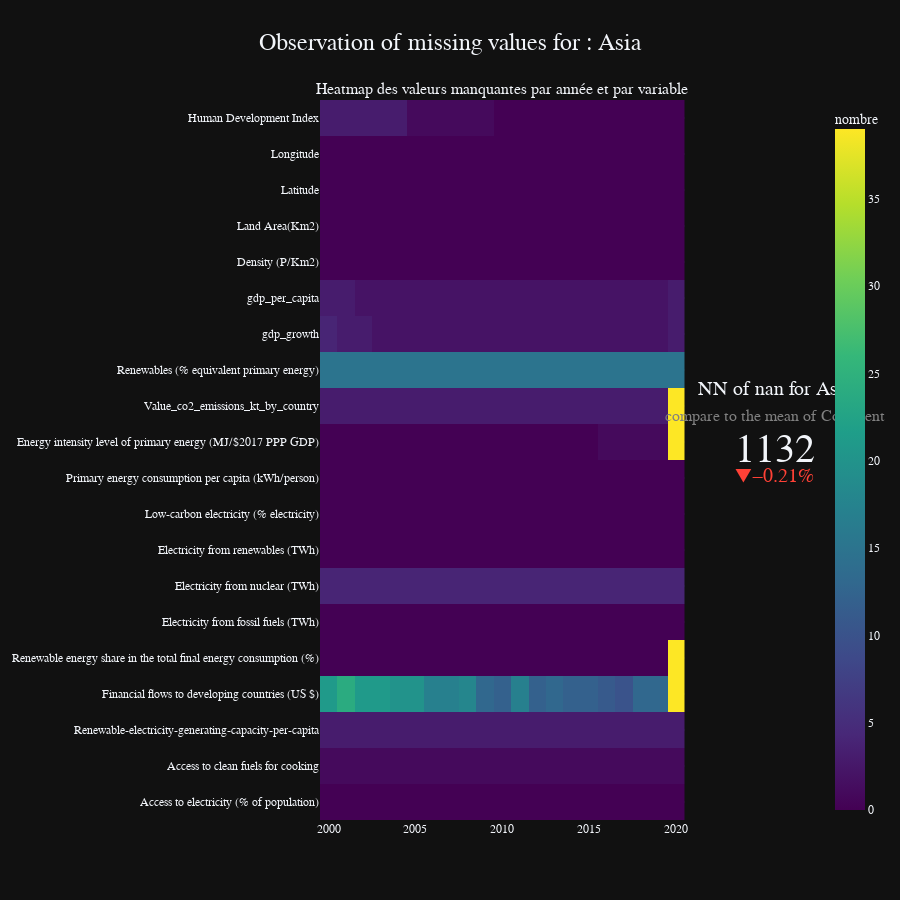

Notebook cell for this chart:
### Markdown cell above
### Heatmap of missing values : 
The goal is to make a subplot of a Heatmap which indicate the number of nan for a given region or country and the number for a easier reading. 

We creat the needed dataset for the heatmap 
* on a country
* with only the required values (all except the 'Year' and the 'Entity') present on other axis.


We make the  subplot graph thanks to : 
1. [mixed sub-plot](https://plotly.com/python/mixed-subplots/) documentation
2. [specs of subplot](https://plotly.com/python/subplots/#subplots-types) documentation

### Code cell
def heatmap(df_heatmap : pd.DataFrame  = df_energy, area_type : str = "Continent", area_name : str = "Asia") -> go.Figure :
    """
    This function creat a complexe multi-figure within a heatmap of missing values for the given area_name for all features and an indicator trace.
    :param df_heatmap: The data frame to analyse
    :param area_type: ["Entity", "Continent", "Region", "iso3"]
    :param area_name: ["France", "Europe", "Western Europe", "FRA", ...]
    :return: a figure object of the plotly lib (heatmap + indicator)
    """
    
    ###############
    ## Computation
    ###############
    # The set of var to observe except the one used on other axis
    col = df_energy.columns.tolist()
    for x in ['Year', 'Entity', 'Continent', 'Region', 'iso3'] : col.remove(x)

    df_heat= df_heatmap.query(f"{area_type} == '{area_name}'")[col]   # make the df with for the given area_name
    df_heat_na = df_heat.isna()
    df_heat_na.replace({True: 1, False: 0}, inplace=True)      # We change the True to 1 because plotly can not interpret them
     
    # compute the values for the indicator
    NB_OF_NAN = df_heat_na.sum().sum()
    NB_OF_NAN_GLOBAL = df_energy.isna().sum().sum()
    NB_MEAN_NAN = (NB_OF_NAN_GLOBAL/len(df_heatmap[area_type].unique()))   # compare the nb of nan for the given area_name to the mean of nan of other area_type
    
    print("NB_OF_NAN {}, NB_OF_NAN_GLOBAL {}, NB_MEAN_NAN_PER_AREATYPE {}".format(NB_OF_NAN, NB_OF_NAN_GLOBAL, NB_MEAN_NAN ))

    df_heat_na['Year'] = df_heatmap['Year']  # add the year column to the df
    transposed_df = df_heat_na.groupby('Year').sum().T
    
    # testing after the upper calculation to be sure that the nb of missing val and shape is plausible
    assert transposed_df.sum().sum() == df_energy.query(f"{area_type} == '{area_name}'").isna().sum().sum(), "<-- The sum of nan is not the same -->"
    assert transposed_df.shape[0] == len(col), "<-- The number of columns is not the same -->"
    assert transposed_df.shape[1] == len(df_energy['Year'].unique().tolist()), "<-- The number of rows is not the same -->"
    
    ###############
    ## The subplot
    ###############
    heatmap = make_subplots(
        rows=1, cols=2,     # 2 col bcs 2 graph
        column_widths=[0.9, 0.2],
        specs=[[{"type": "xy"}, {"type": "domain"}]],   
        subplot_titles=("Heatmap des valeurs manquantes par année et par variable", "")
    )
    
    ##### The heatmap
    heatmap.add_trace(
        go.Heatmap(
            z=transposed_df,
            x=df_energy['Year'].unique().tolist(),
            y=col,
            
            # Styling
            colorscale='Viridis', 
            colorbar=dict(
                title="nombre",
                titleside="top"
            )
        ),
        # placement of the graph in 1st position
        row=1, col=1
    )
    
    ###### The indicator 
    heatmap.add_trace(
        go.Indicator(
            mode = "number+delta",  # 'delta' mean the % btw the value and a ref
            value = NB_OF_NAN,      # nb of nan for the current country looked
            delta = {'reference': int(NB_MEAN_NAN), 'relative' : True, 'valueformat' : '.2f', "suffix": "%"},
            # styling
            title = {"text": f"NN of nan for {area_name}<br>"
                             "<span style='font-size:0.8em;color:gray'>"
                             f"compare to the mean of {area_type}</span>"
            }
        ),
        # placement of the graph in 2nd position
        row=1, col=2
    )
    

    ##### styling 
    heatmap.update_layout(
        template=THEME,  # just a default theme
        title_text="Observation of missing values for : {}".format(area_name),
        title_font_size=24,  # Increase title font size
        title_x=0.5,  # Center the title
        height=900,  # Set the height of the figure in pixels
        # width=1000,  # Set the width of the figure in pixels
        font=dict(family='Arial', size=12),  # Customize font family and size for the whole figure
        #margin=dict(t=80, l=50, r=50, b=50),  # Add margin for better layout spacing
    )
    
    heatmap.show()
    
    return transposed_df

heatmap()

### Figure 1 — Plotly figure (JSON) as saved in the notebook; plotly's stock layout.template omitted (floating-point values rounded to 4 significant figures; data arrays with more than 128 entries replaced by an {"elided": "..."} marker saying what was removed)
{"data": [{"colorbar": {"title": {"side": "top", "text": "nombre"}}, "colorscale": [[0.0, "#440154"], [0.1111, "#482878"], [0.2222, "#3e4989"], [0.3333, "#31688e"], [0.4444, "#26828e"], [0.5556, "#1f9e89"], [0.6667, "#35b779"], [0.7778, "#6ece58"], [0.8889, "#b5de2b"], [1.0, "#fde725"]], "x": [2000, 2001, 2002, 2003, 2004, 2005, 2006, 2007, 2008, 2009, 2010, 2011, 2012, 2013, 2014, 2015, 2016, 2017, 2018, 2019, 2020], "y": ["Access to electricity (% of population)", "Access to clean fuels for cooking", "Renewable-electricity-generating-capacity-per-capita", "Financial flows to developing countries (US $)", "Renewable energy share in the total final energy consumption (%)", "Electricity from fossil fuels (TWh)", "Electricity from nuclear (TWh)", "Electricity from renewables (TWh)", "Low-carbon electricity (% electricity)", "Primary energy consumption per capita (kWh/person)", "Energy intensity level of primary energy (MJ/$2017 PPP GDP)", "Value_co2_emissions_kt_by_country", "Renewables (% equivalent primary energy)", "gdp_growth", "gdp_per_capita", "Density (P/Km2)", "Land Area(Km2)", "Latitude", "Longitude", "Human Development Index"], "z": {"elided": "20x21 int values"}, "type": "heatmap", "xaxis": "x", "yaxis": "y"}, {"delta": {"reference": 1435, "relative": true, "suffix": "%", "valueformat": ".2f"}, "mode": "number+delta", "title": {"text": "NN of nan for Asia<br><span style='font-size:0.8em;color:gray'>compare to the mean of Continent</span>"}, "value": 1132, "type": "indicator", "domain": {"x": [0.8364, 1.0], "y": [0.0, 1.0]}}], "layout": {"xaxis": {"anchor": "y", "domain": [0.0, 0.7364]}, "yaxis": {"anchor": "x", "domain": [0.0, 1.0]}, "annotations": [{"font": {"size": 16}, "showarrow": false, "text": "Heatmap des valeurs manquantes par année et par variable", "x": 0.3682, "xanchor": "center", "xref": "paper", "y": 1.0, "yanchor": "bottom", "yref": "paper"}], "title": {"font": {"size": 24}, "text": "Observation of missing values for : Asia", "x": 0.5}, "font": {"family": "Arial", "size": 12}, "height": 900}}
